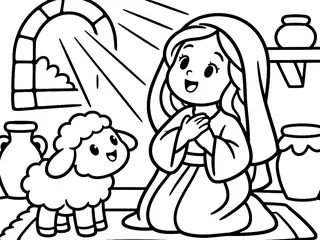
#> input picture colorir-401.th.webp, 320 x 240 px
$ python preparar_desenho.py ../colorir-401.th.webp 5
#> lines starting #> are read from the running program, lines starting #| are printed output that depends on the picture; after the words box and inside, x2 and y2 are one past the last pixel; in counts of white or black regions, pixels touching at a corner belong together
"""Prepara um desenho de colorir para o app (24/11/2026).
Entrada: PNG de traço preto em fundo branco (qualquer tamanho, idealmente quadrado).
Saída (na pasta indicada): colorir-N.lines.png (traço, paleta de 6 cinzas), colorir-N.map.png
(regiões pintáveis: id = R*256 + G; 0 = traço/borda) e colorir-N.th.webp (miniatura com 320 px de largura).
Desenho quadrado sai em 1200x1200; os demais em 1200x900.
Imprime o número de regiões (campo "r" de dados-colorir.js).
Uso: python3 preparar_desenho.py <entrada.png> <N> <pasta_saida> [<pasta_saida2> ...]"""
import sys, os
import numpy as np
from PIL import Image
from scipy import ndimage

PALETA = [255, 204, 153, 102, 51, 0]


def preparar(entrada, n, saidas):
#> called with entrada = '../colorir-401.th.webp', n = 5
    im = Image.open(entrada).convert('L')
    # desenho quadrado vira 1200x1200 (o app aceita); outros formatos cabem em 1200x900
    W, H = (1200, 1200) if abs(im.width - im.height) < 20 else (1200, 900)
#> W = 1200; H = 900
    esc = min(W / im.width, H / im.height)
#> esc = 3.75
    nw, nh = round(im.width * esc), round(im.height * esc)
#> nw = 1200; nh = 900
    im = im.resize((nw, nh), Image.LANCZOS)
#> im: PIL image 1200x900 L
    x0, y0 = (W - nw) // 2, (H - nh) // 2
#> x0 = 0; y0 = 0
    g = np.full((H, W), 255, np.uint8)
    g[y0:y0 + nh, x0:x0 + nw] = np.asarray(im)

    # traço com 6 tons (0 = branco ... 5 = preto)
    idx = np.clip(np.rint((255 - g.astype(float)) / 51), 0, 5).astype(np.uint8)
    lines = Image.fromarray(idx, 'P')
#> lines: PIL image 1200x900 P; every value is 0
    pal = []
    for v in PALETA:
        pal += [v, v, v]
    lines.putpalette(pal + [0] * (768 - len(pal)))

    # regiões: área clara, separada pelo traço (engrossado 1 px para fechar frestas)
    traco = g < 160
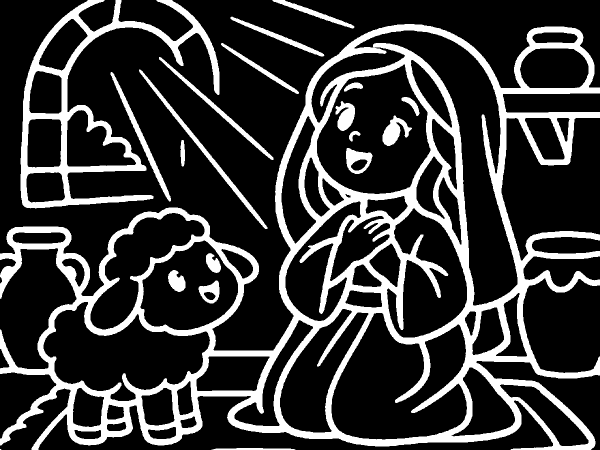
#> traco: shape (900, 1200) bool (shown at 1/2 size); 21.8% white; 20 white regions (1 under 20 px), largest, box (x1, y1, x2, y2) and area: (0, 48, 1200, 900) 184795, (41, 0, 439, 417) 27602, (278, 139, 535, 458) 3399
    traco = ndimage.binary_dilation(traco, iterations=1)
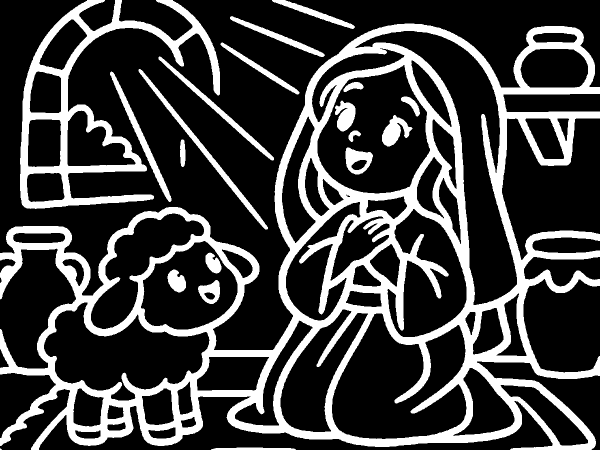
#> traco: shape (900, 1200) bool (shown at 1/2 size); 25% white; 20 white regions (1 under 20 px), largest, box (x1, y1, x2, y2) and area: (0, 47, 1200, 900) 210805, (40, 0, 440, 418) 31594, (277, 138, 536, 459) 4056
    dentro = np.zeros((H, W), bool)
    dentro[y0:y0 + nh, x0:x0 + nw] = True
    livre = (~traco) & dentro
    rot, total = ndimage.label(livre)  # vizinhança 4
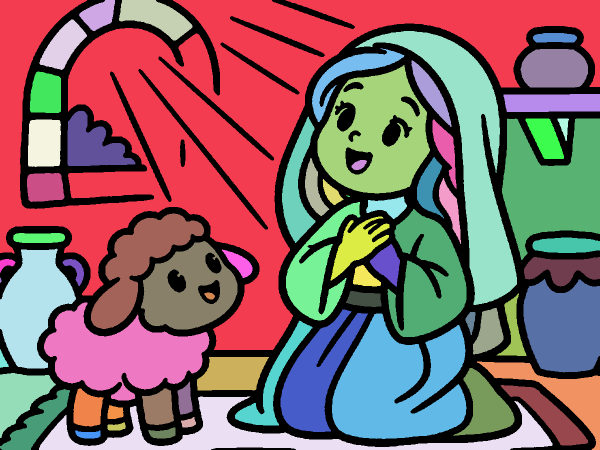
#> rot: shape (900, 1200) int32 (shown at 1/2 size); 71 distinct labels, from 0 to 70; one colour per label, 0 black
#> total = 70
    tam = np.bincount(rot.ravel())
#> tam = 71 values, max 269704 at index 0, min 1 at index 27, mean 15211.3
    ok = np.zeros(total + 1, bool)
    ok[1:] = tam[1:] >= 60  # manchas minúsculas não viram região
    novo = np.zeros(total + 1, np.int32)
#> novo = 71 values from 0 to 0
    novo[ok] = np.arange(1, ok.sum() + 1)
    reg = novo[rot]
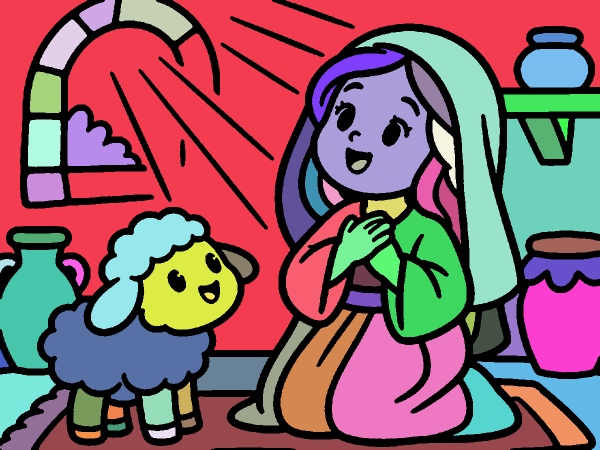
#> reg: shape (900, 1200) int32 (shown at 1/2 size); 67 distinct labels, from 0 to 66; one colour per label, 0 black
    # o traço "engordado" volta para a região vizinha, para a pintura encostar no traço
    for _ in range(2):
        cheio = ndimage.grey_dilation(reg, size=3)
        reg = np.where((reg == 0) & dentro & (g >= 60), cheio, reg)
#> this loop made 2 passes
#> pass 1, in preparar, `cheio = ndimage.grey_dilation(reg, size=3)`:
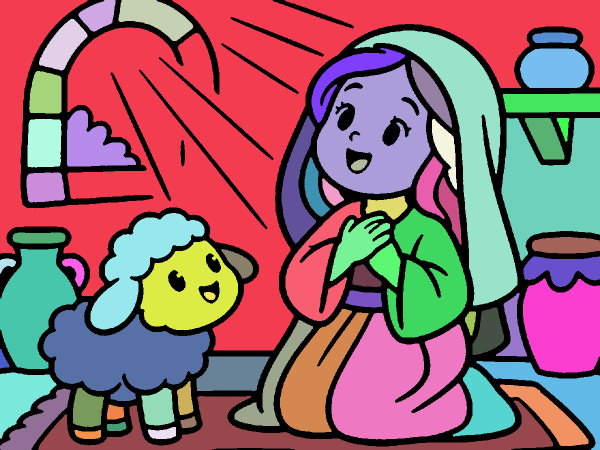
#> cheio: shape (900, 1200) int32 (shown at 1/2 size); 67 distinct labels, from 0 to 66; one colour per label, 0 black
#> pass 2, in preparar, `cheio = ndimage.grey_dilation(reg, size=3)`:
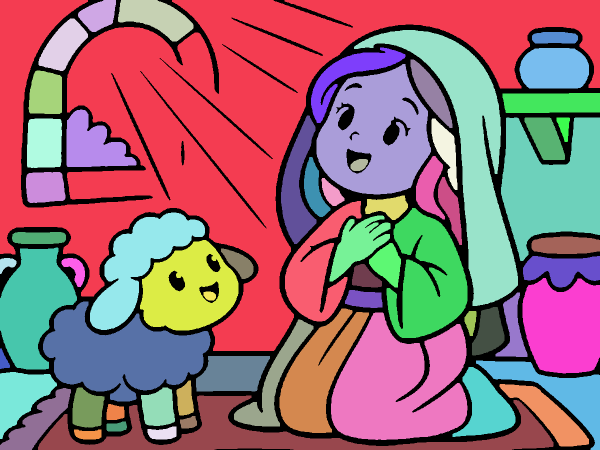
#> cheio: shape (900, 1200) int32 (shown at 1/2 size); 67 distinct labels, from 0 to 66; one colour per label, 0 black
    R = int(reg.max())
#> R = 66
    mapa = np.zeros((H, W, 4), np.uint8)
    mapa[..., 0] = (reg >> 8) & 255
#> mapa: shape (900, 1200, 4); every value is 0
    mapa[..., 1] = reg & 255
    mapa[..., 3] = 255
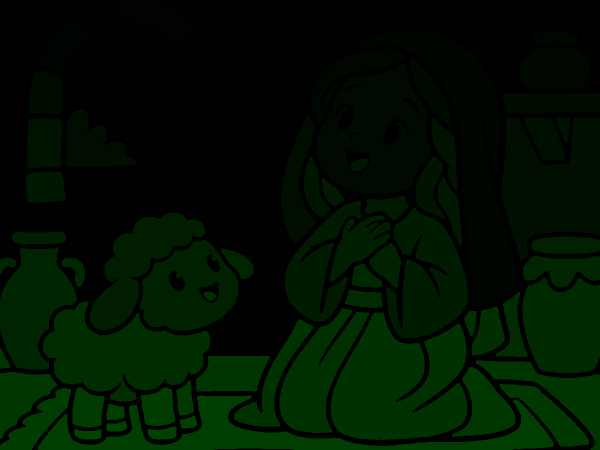
#> mapa: shape (900, 1200, 4) (shown at 1/2 size); mean of channels 0, 1, 2, 3 0, 18.5, 0, 255; drawn as R, G, B

    th = Image.fromarray(g).convert('RGB').resize((320, round(320 * H / W)), Image.LANCZOS)
    for pasta in saidas:
        lines.save(os.path.join(pasta, f'colorir-{n}.lines.png'), optimize=True)
        Image.fromarray(mapa, 'RGBA').save(os.path.join(pasta, f'colorir-{n}.map.png'), optimize=True)
        th.save(os.path.join(pasta, f'colorir-{n}.th.webp'), quality=82)
    return R


if __name__ == '__main__':
    R = preparar(sys.argv[1], int(sys.argv[2]), sys.argv[3:])
#> R = 66
    print(R)
#| 66

$ run again, on colorir-403.th.webp
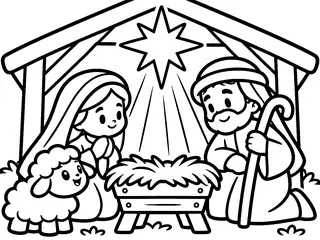
#> input picture colorir-403.th.webp, 320 x 240 px
#> livre: shape (900, 1200) bool; 71.2% white; 25 black regions, largest, box (x1, y1, x2, y2) and area: (0, 0, 1200, 890) 272222, (445, 18, 765, 338) 17461, (644, 328, 713, 574) 2240
#> in preparar, `rot, total = ndimage.label(livre)`:
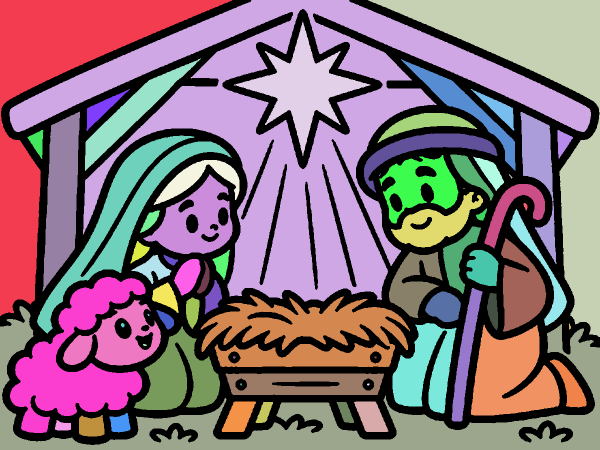
#> rot: shape (900, 1200) int32 (shown at 1/2 size); 73 distinct labels, from 0 to 72; one colour per label, 0 black
#> total = 72
#> tam = 73 values, max 310990 at index 0, min 1 at index 20, mean 14794.5
#> in preparar, `R = int(reg.max())`: R = 59
#> in preparar, `mapa[..., 3] = 255`:
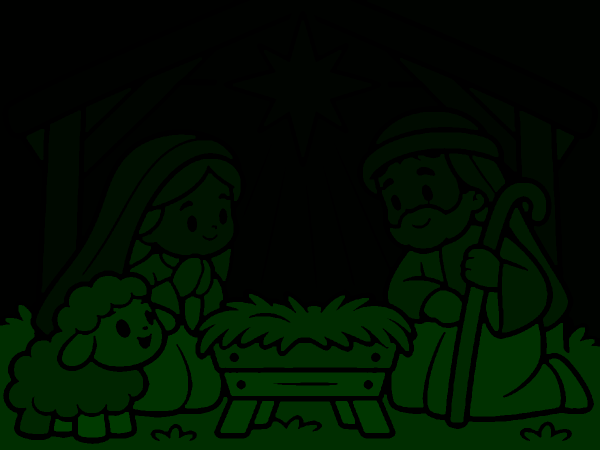
#> mapa: shape (900, 1200, 4) (shown at 1/2 size); mean of channels 0, 1, 2, 3 0, 15.7, 0, 255; drawn as R, G, B
#| 59

$ run again, on colorir-404.th.webp
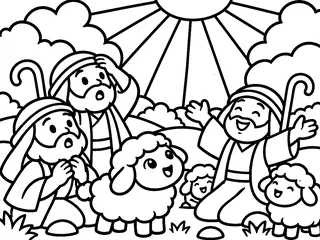
#> input picture colorir-404.th.webp, 320 x 240 px
#> livre: shape (900, 1200) bool; 71.2% white; 21 black regions, largest, box (x1, y1, x2, y2) and area: (0, 0, 1200, 900) 293294, (735, 846, 844, 900) 2791, (633, 825, 715, 878) 1953
#> in preparar, `rot, total = ndimage.label(livre)`:
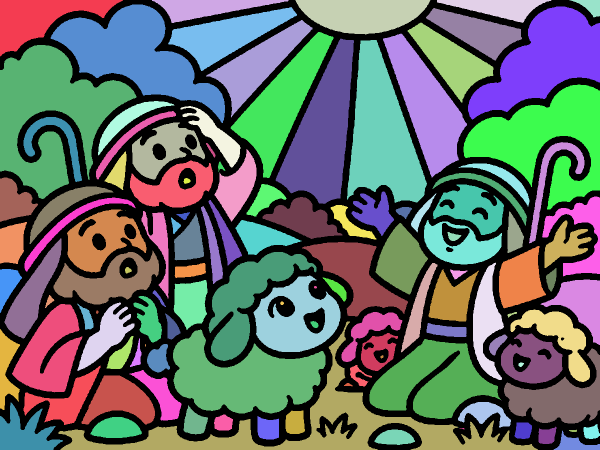
#> rot: shape (900, 1200) int32 (shown at 1/2 size); 128 distinct labels, from 0 to 127; one colour per label, 0 black
#> total = 127
#> tam = 128 values, max 310513 at index 0, min 1 at index 30, mean 8437.5
#> in preparar, `R = int(reg.max())`: R = 114
#> in preparar, `mapa[..., 3] = 255`:
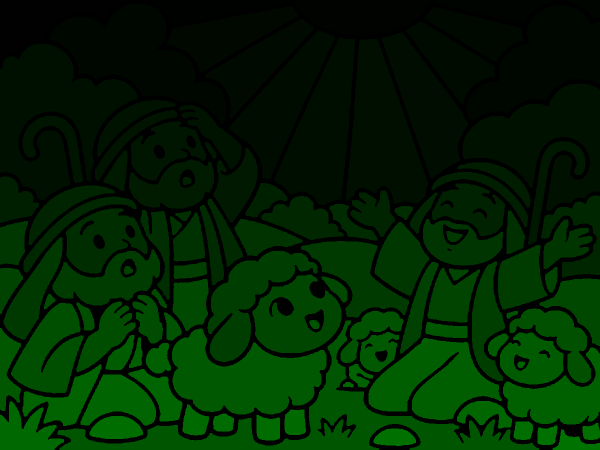
#> mapa: shape (900, 1200, 4) (shown at 1/2 size); mean of channels 0, 1, 2, 3 0, 36.4, 0, 255; drawn as R, G, B
#| 114

$ run again, on colorir-405.th.webp
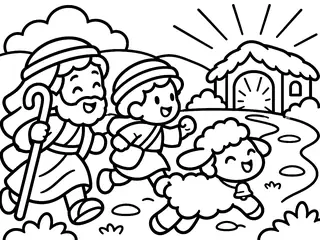
#> input picture colorir-405.th.webp, 320 x 240 px
#> livre: shape (900, 1200) bool; 72.7% white; 34 black regions, largest, box (x1, y1, x2, y2) and area: (0, 17, 1200, 883) 247228, (963, 752, 1200, 900) 6290, (9, 794, 293, 900) 6201
#> rot: shape (900, 1200) int32; 89 distinct labels, from 0 to 88
#> total = 88
#> tam = 89 values, max 295320 at index 0, min 1 at index 59, mean 12134.8
#> in preparar, `R = int(reg.max())`: R = 84
#> in preparar, `mapa[..., 3] = 255`:
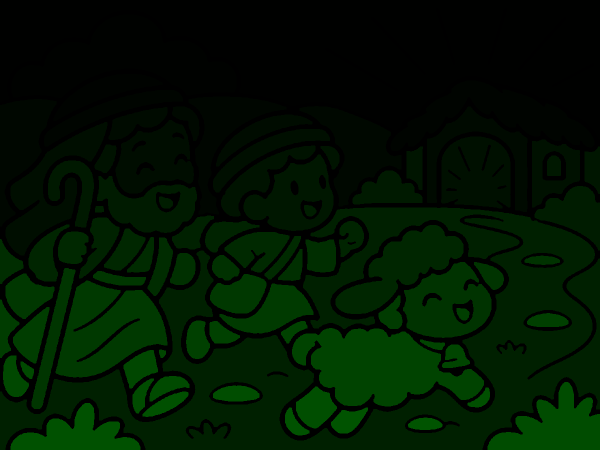
#> mapa: shape (900, 1200, 4) (shown at 1/2 size); mean of channels 0, 1, 2, 3 0, 22.2, 0, 255; drawn as R, G, B
#| 84
